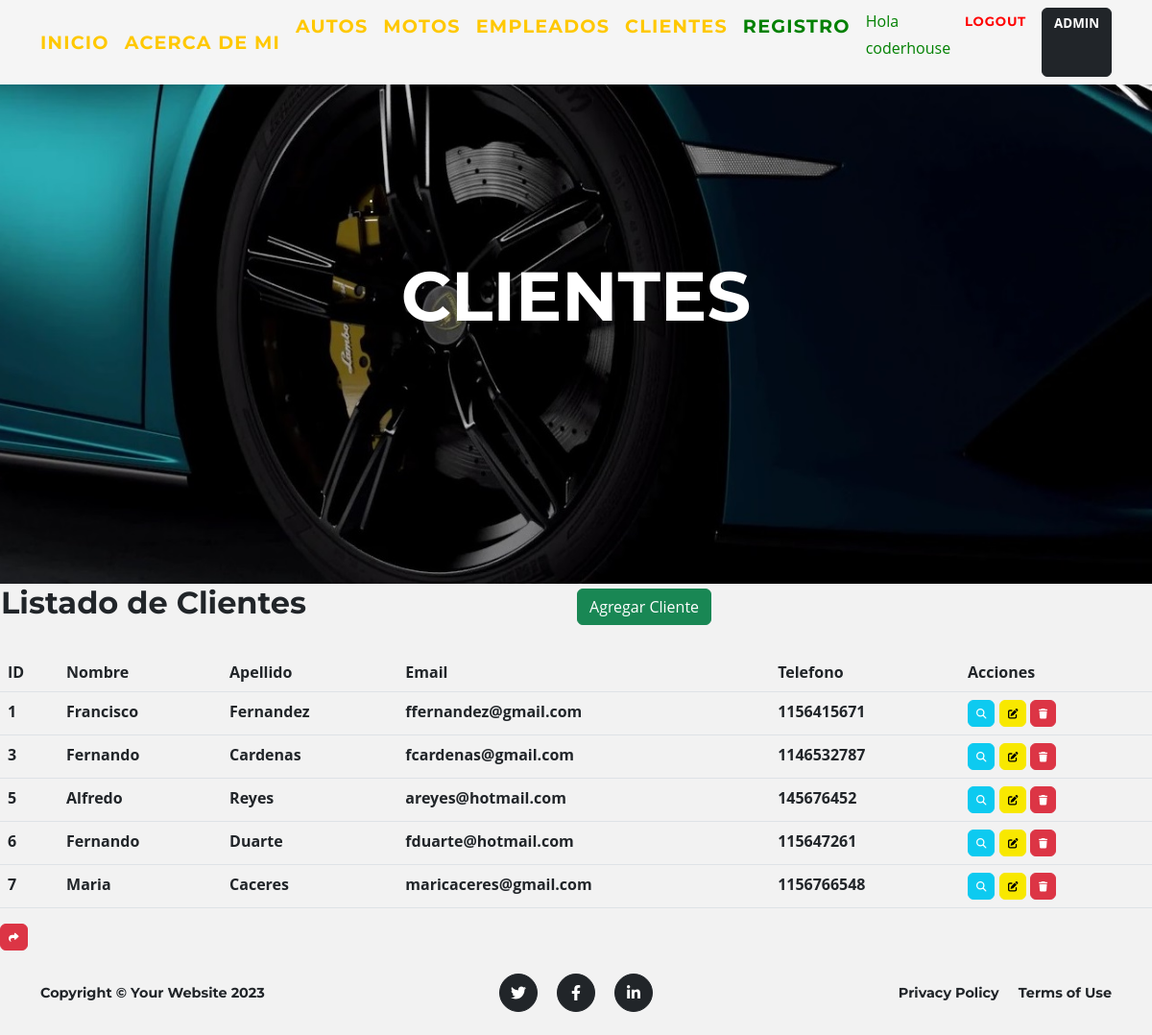
Screenshot of /aplicacion/clientes (signed in) with the database file from the repository.
### aplicacion/models.py (models this page shows, shortened)
class Cliente(models.Model):
    nombre = models.CharField(max_length=50)
    apellido = models.CharField(max_length=50)
    email = models.EmailField()
    telefono = models.IntegerField()

### aplicacion/views.py (the view)
# urls.py: path('clientes', clientes, name="clientes"),
@login_required
def clientes(request):
    ctx = {"clientes": Cliente.objects.all()}
    return render(request, 'aplicacion/clientes.html', ctx)

### aplicacion/templates/aplicacion/clientes.html (shortened to what this page needs)
{% extends 'aplicacion/base.html' %}
{% load static %}
{% block cabecera %}
    <div class="container">
        <div class="masthead-heading text-uppercase">Clientes</div>
    </div>
{% endblock cabecera %}
{% block contenido %}
<table>
    <tr>
        <td width="600"><h2>Listado de Clientes</h2></td>
        <td>
            <a class="btn btn-success" href="{% url 'create_cliente' %}">Agregar Cliente</a>
        </td>
    </tr>
</table>
<br>
<table class="table">
    <thead>
        <tr>
            <th>ID</th>
            <th>Nombre</th>
            <th>Apellido</th>
            <th>Email</th>
            <th>Telefono</th>
            <th>Acciones</th>
        </tr>
    </thead>
    <tbody>
        {% for cliente in clientes %}
        <tr>
            <td>{{cliente.id}}</td>
            <td>{{cliente.nombre}}</td>
            <td>{{cliente.apellido}}</td>
            <td>{{cliente.email}}</td>
            <td>{{cliente.telefono}}</td>
            <td>
                <a
                href="{% url 'detail_cliente' cliente.id %}"
                class="btn btn-info"
                style="--bs-btn-padding-y: .25rem; --bs-btn-padding-x: .5rem; --bs-btn-font-size: .75rem;"
                ><i class="fa fa-search fa-sm" title="Ver Detalles"></i>
                </a>
                <a
                  href="{% url 'update_cliente' cliente.id %}"
                  class="btn btn-primary"
                  style="--bs-btn-padding-y: .25rem; --bs-btn-padding-x: .5rem; --bs-btn-font-size: .75rem;color: black ;background-color: rgb(248, 232, 0); border-color: rgb(248, 232, 0) ;"
                  ><i class="fa fa-edit fa-sm" title="Editar Cliente"></i>
                </a>
                <a
                  href="{% url 'delete_cliente' cliente.id %}"
                  class="btn btn-danger"
                  style="--bs-btn-padding-y: .25rem; --bs-btn-padding-x: .5rem; --bs-btn-font-size: .75rem;"
                  ><i class="fa fa-trash fa-sm" title="Eliminar Cliente"></i>
                </a>
            </td>
        </tr>
        {% endfor %}
    </tbody>
</table>
<a
href="{% url 'inicio' %}"
class="btn btn-danger"
style="--bs-btn-padding-y: .25rem; --bs-btn-padding-x: .5rem; --bs-btn-font-size: .75rem;"
><i class="fa fa-share fa-sm" title="Volver">Volver</i>
</a>
{% endblock contenido %}

### aplicacion/templates/aplicacion/base.html (shortened to what this page needs)
<!DOCTYPE html>
<html lang="en">
    <head>
        {% load static %}
        <link href="{% static 'aplicacion/css/styles.css' %}" rel="stylesheet" />
    </head>
    <body id="page-top">
        <nav class="navbar navbar-expand-lg navbar-dark fixed-top pt-2 pb-2" id="mainNav" style="background-color: whitesmoke;" >
            <div class="container">
                <a class="navbar-brand" style="font-size:larger;"  href="{% url 'inicio' %}">Inicio</a>
                <a class="navbar-brand" style="font-size:larger;" href="{% url 'aboutme' %}">Acerca de Mi</a>
                <div class="collapse navbar-collapse" id="navbarResponsive">
                    <ul class="navbar-nav text-lg-start ms-auto py-6 py-lg-0">
                        {% if user.is_authenticated %}
                        <a class="navbar-brand" style="font-size:larger;" href="{% url 'autos' %}">Autos</a>
                        <a class="navbar-brand" style="font-size:larger;" href="{% url 'motos' %}">Motos</a>
                        <a class="navbar-brand" style="font-size:larger;" href="{% url 'empleados' %}">Empleados</a>
                        <a class="navbar-brand" style="font-size:larger;" href="{% url 'clientes' %}">Clientes</a>
                        <a class="navbar-brand" style="font-size:larger; color: green;" href="{% url 'register' %}">Registro</a>
                        <p style="color:green"> Hola {{ user.username }}</b></p>
                        <a class="navbar-brand" style="font-size:smaller; color: red;" href="{% url 'logout' %}">Logout</a>
                        <a class="btn btn-dark" style="font-size:smaller;" href="{% url 'admin:index' %}"><b>ADMIN</a>
                        </div>
                        {% endif %}
                </div>
        </nav>
        <header class="masthead">
        {% block cabecera %}{% endblock cabecera %}
        </header>
        {% block contenido %}
        {% endblock contenido %}
        {% block footer%}
        <footer class="footer py-4">
            <div class="container">
                <div class="row align-items-center">
                    <div class="col-lg-4 text-lg-start">Copyright &copy; Your Website 2023</div>
                    <div class="col-lg-4 my-3 my-lg-0">
                        <a class="btn btn-dark btn-social mx-2" href="#!" aria-label="Twitter"><i class="fab fa-twitter"></i></a>
                        <a class="btn btn-dark btn-social mx-2" href="#!" aria-label="Facebook"><i class="fab fa-facebook-f"></i></a>
                        <a class="btn btn-dark btn-social mx-2" href="#!" aria-label="LinkedIn"><i class="fab fa-linkedin-in"></i></a>
                    </div>
                    <div class="col-lg-4 text-lg-end">
                        <a class="link-dark text-decoration-none me-3" href="#!">Privacy Policy</a>
                        <a class="link-dark text-decoration-none" href="#!">Terms of Use</a>
                    </div>
                </div>
            </div>
        </footer>
        {% endblock footer %}
    </body>
</html>

### rows the page displays
Cliente: id "1", nombre "Francisco", apellido "Fernandez", email "ffernandez@gmail.com", telefono "1156415671"
Cliente: id "3", nombre "Fernando", apellido "Cardenas", email "fcardenas@gmail.com", telefono "1146532787"
Cliente: id "5", nombre "Alfredo", apellido "Reyes", email "areyes@hotmail.com", telefono "145676452"
Cliente: id "6", nombre "Fernando", apellido "Duarte", email "fduarte@hotmail.com", telefono "115647261"
Cliente: id "7", nombre "Maria", apellido "Caceres", email "maricaceres@gmail.com", telefono "1156766548"

### other values shown
{{ user.username }} "coderhouse"
